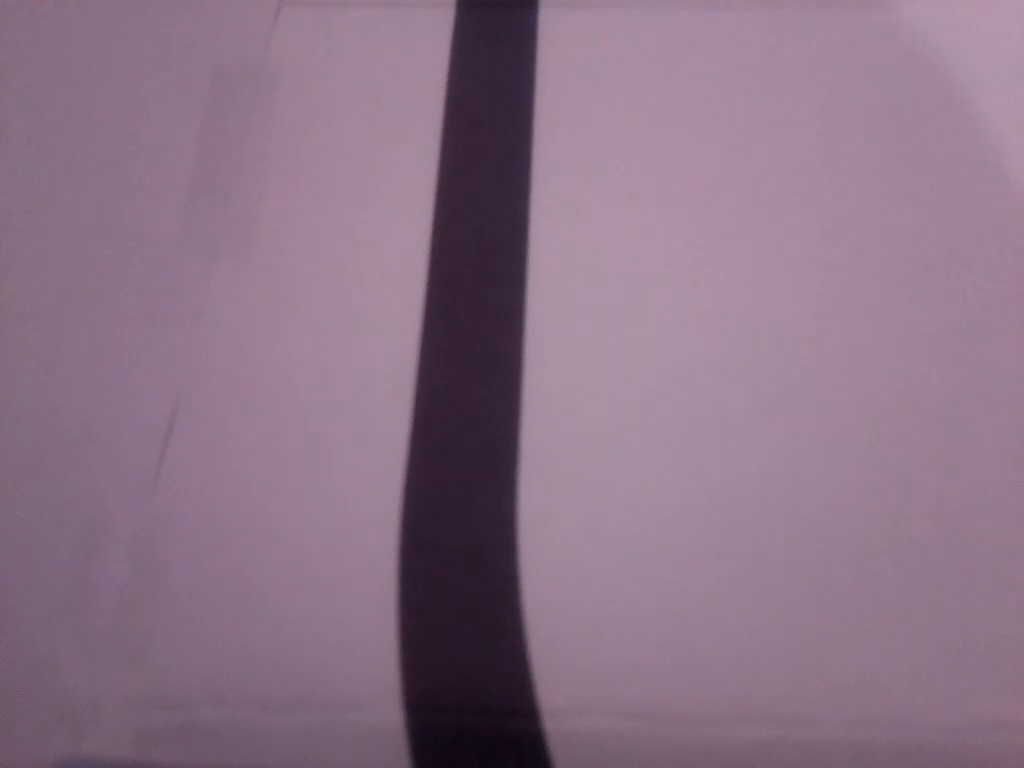
#> input picture frame 59 of lineFollowing/vids/VideoCapture01.mp4, 1024 x 768 px
$ python LineDetectionModule.py
#> lines starting #> are read from the running program, lines starting #| are printed output that depends on the picture; after the words box and inside, x2 and y2 are one past the last pixel; in counts of white or black regions, pixels touching at a corner belong together
### code/utils.py
import cv2
import numpy as np


def thresholding(img):
    imgHsv = cv2.cvtColor(img, cv2.COLOR_BGR2HSV)
    lowerWhite = np.array([0, 0, 0])
    upperWhite = np.array([179, 70, 255])
    maskWhite = cv2.inRange(img, lowerWhite, upperWhite)
    cv2.imshow("Vid", maskWhite)
    return maskWhite


def warpImg(img, points, w, h):
    pts1 = np.float32(points)
    pts2 = np.float32([[0, 0], [w, 0], [0, h], [w, h]])
    matrix = cv2.getPerspectiveTransform(pts1, pts2)
    imgWarp = cv2.warpPerspective(img, matrix, (w, h))
    return imgWarp


def getHistogram(img, minPer = .1, display = False, region = 1):
    if region == 1:
        # Sum of the values of the pixels on the same column
        histValues = np.sum(img, axis = 0)
    else:
        # Sum of the values of the pixels on the same column for the first rows of the img
        # Var region used to know how many rows
        # Cropping the img
        histValues = np.sum(img[0 : (img.shape[0] // region),:], axis=0)

    maxValue = np.max(histValues)
    # Min val of color for each pixel, in order to delete random gray noises and have a clean path
    # minPer = percentage of maxValue under wich the pixel is discarded, default value = 10%
    minValue = minPer * maxValue

    # Return the sum of the columns that have pixels of the path
    indexArray = np.where(histValues >= minValue)
    # Point in the middle of the histogram
    basePoint = int(np.average(indexArray))

    # Displays histogram only if told in the function call
    if display:
        imgHist = np.zeros((img.shape[0], img.shape[1], 3), np.uint8)
        for x, intensity in enumerate(histValues):
            # Hist line plotting
            cv2.line(imgHist, (x, img.shape[0]), (x, img.shape[0] - intensity // 255 // region), (255, 0, 255), 1)
            # Base point plotting
            cv2.circle(imgHist, (basePoint, img.shape[0]), 20, (0, 255, 255), cv2.FILLED)
        return basePoint, imgHist

    return basePoint

### code/LineDetectionModule.py
import cv2
import numpy as np
import utils


curveList = []
avgVal = 10 # Max number of elements in curveList


# Line filtering
def getLaneCurve(img):

    # Step 1
    imgThres = utils.thresholding(img)

    # Step 2
    h, w, c = img.shape
    # Values from WarpingPointsCalculation.py, use to calibrate
    xy = np.array([136, 85, 92, 233])
    wT = img.shape[1]    # Screen width
    # Warp points determination from xy array's values
    points = np.float32([(xy[0], xy[1]), (wT-xy[0], xy[1]),
                      (xy[2] , xy[3] ), (wT-xy[2], xy[3])])
    imgWarp = utils.warpImg(imgThres, points, w, h) # Warp the img

    # Step 3
    middlePoint, imgHist = utils.getHistogram(imgWarp, display = True, minPer = .5, region = 2)
    curveAveragePoint, imgHist = utils.getHistogram(imgWarp, display = True, minPer = .5)
    curveRaw = curveAveragePoint - middlePoint

    # Step 4: Averaging
    curveList.append(curveRaw)
    if len(curveList) > avgVal:
        curveList.pop(0)
    curve = int(sum(curveList) / len(curveList))

    # Normalization: taking the value in the range frm -1 to +1
    curve = curve / 100
    if curve > 1: curve == 1
    elif curve < -1: curve == -1

    cv2.imshow("Thres", imgThres)
    cv2.imshow("Warp", imgWarp)
    cv2.imshow("Hist", imgHist)

    return curve


# Check if this is the main module
if __name__ == '__main__':
    cap = cv2.VideoCapture(r"C:\Users\giovi\Desktop\RoboCup\Sync\myCode\lineFollowing\vids\VideoCapture01.mp4")
    while True:
        success, img = cap.read()
#> img is the input picture: shape (768, 1024, 3); mean B, G, R 134.9, 114.4, 139.5
        img = cv2.resize(img, (480, 240))   # Change resolution to 480 x 240 px
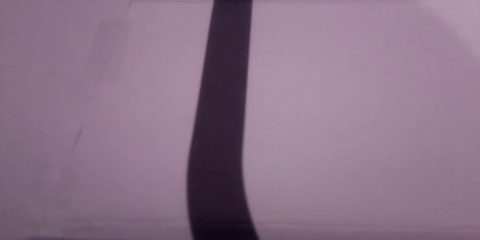
#> img: shape (240, 480, 3); mean B, G, R 134.9, 114.4, 139.5
        getLaneCurve(img)
#> in thresholding, `imgHsv = cv2.cvtColor(img, cv2.COLOR_BGR2HSV)`: imgHsv: shape (240, 480, 3); mean H, S, V 155.1, 49.9, 139.7
#> in thresholding, `maskWhite = cv2.inRange(img, lowerWhite, upperWhite)`:
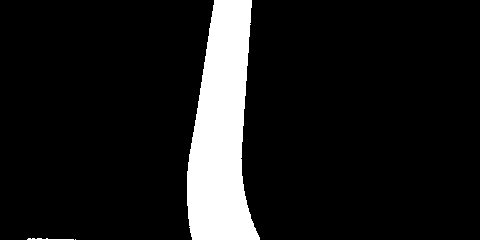
#> maskWhite: shape (240, 480); 10.5% white; 3 white regions (1 under 20 px), largest, box (x1, y1, x2, y2) and area: (187, 0, 260, 240) 11988, (27, 238, 74, 240) 60
#> in warpImg, `imgWarp = cv2.warpPerspective(img, matrix, (w, h))`:
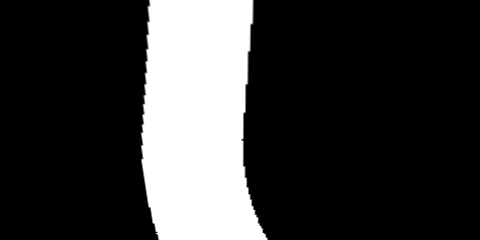
#> imgWarp: shape (240, 480); min 0, max 255, mean 54.5
#> in getHistogram, `histValues = np.sum(img[0 : (img.shape[0] // region),:], axis=0)`: histValues = 480 values, max 30600 at index 151, min 0 at index 0, mean 6516.3
#> in getHistogram, `maxValue = np.max(histValues)`: maxValue = 30600
#> in getHistogram, `minValue = minPer * maxValue`: minValue = 15300
#> in getHistogram, `basePoint = int(np.average(indexArray))`: basePoint = 197
#> after the loop in getHistogram, `for x, intensity in enumerate(histValues):`:
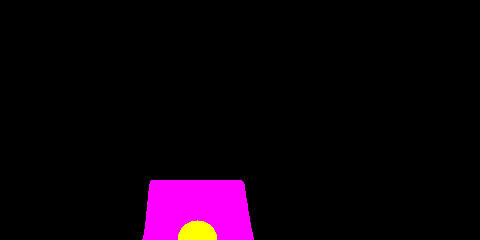
#> imgHist: shape (240, 480, 3); mean of channels 0, 1, 2 12.2, 1.3, 13.6; drawn as B, G, R
#> call 2 of getHistogram, with minPer = 0.5, display = True, region = 1
#> in getHistogram (call 2), `histValues = np.sum(img, axis = 0)`: histValues = 480 values, max 61200 at index 161, min 0 at index 0, mean 13072.1
#> in getHistogram (call 2), `maxValue = np.max(histValues)`: maxValue = 61200
#> in getHistogram (call 2), `minValue = minPer * maxValue`: minValue = 30600
#> in getHistogram (call 2), `basePoint = int(np.average(indexArray))`: basePoint = 196
#> after the loop in getHistogram (call 2), `for x, intensity in enumerate(histValues):`:
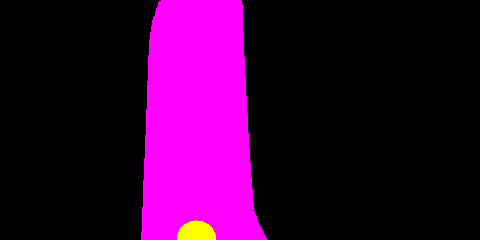
#> imgHist: shape (240, 480, 3); mean of channels 0, 1, 2 53.1, 1.3, 54.4; drawn as B, G, R
#> in getLaneCurve, `curveRaw = curveAveragePoint - middlePoint`: curveRaw = -1
#> in getLaneCurve, `curve = curve / 100`: curve = -0.01

        cv2.imshow("Vid", img)  # Output the current frame
        cv2.waitKey(1)  # 1ms delay

$ run again, starting later in the video
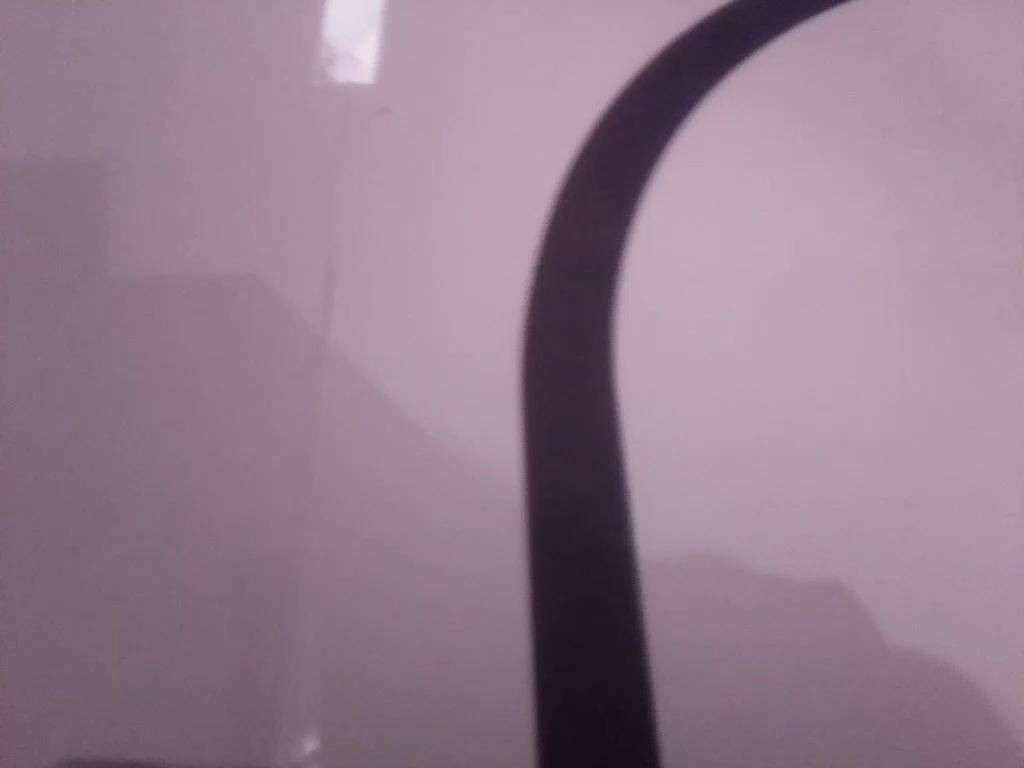
#> input picture frame 267 of lineFollowing/vids/VideoCapture01.mp4, 1024 x 768 px
#> img is the input picture: shape (768, 1024, 3); mean B, G, R 142.6, 125.5, 147.5
#> img: shape (240, 480, 3)
#> imgHsv: shape (240, 480, 3); mean H, S, V 156.5, 42.1, 147.8
#> maskWhite: shape (240, 480); 9.3% white; 3 white regions (1 under 20 px), largest, box (x1, y1, x2, y2) and area: (246, 0, 396, 240) 10671, (28, 238, 76, 240) 88
#> in getHistogram, `histValues = np.sum(img[0 : (img.shape[0] // region),:], axis=0)`: histValues = 480 values, max 30600 at index 268, min 0 at index 0, mean 5448
#> maxValue = 30600
#> minValue = 15300
#> basePoint = 295
#> after the loop in getHistogram, `for x, intensity in enumerate(histValues):`:
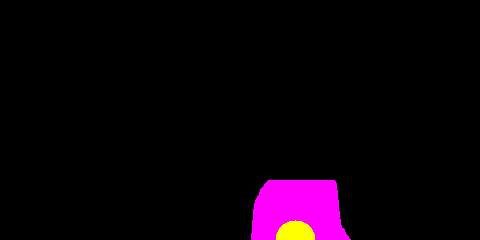
#> imgHist: shape (240, 480, 3); mean of channels 0, 1, 2 10, 1.3, 11.3; drawn as B, G, R
#> in getHistogram (call 2), `histValues = np.sum(img, axis = 0)`: histValues = 480 values, max 61200 at index 268, min 0 at index 0, mean 11271.1
#> maxValue = 61200
#> minValue = 30600
#> basePoint = 298
#> after the loop in getHistogram (call 2), `for x, intensity in enumerate(histValues):`:
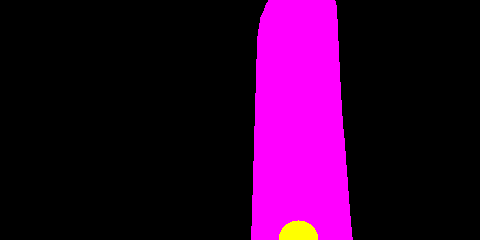
#> imgHist: shape (240, 480, 3); mean of channels 0, 1, 2 45.6, 1.3, 46.9; drawn as B, G, R
#> curveRaw = 3
#> in getLaneCurve, `curve = curve / 100`: curve = 0.03

$ run again, starting later in the video
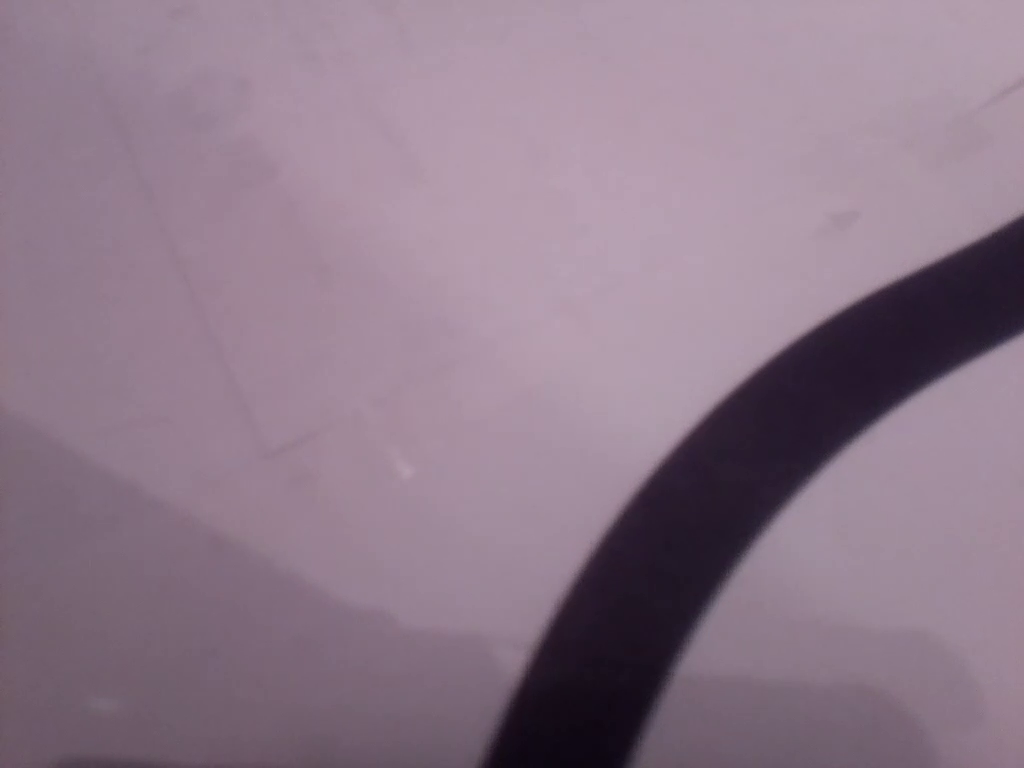
#> input picture frame 475 of lineFollowing/vids/VideoCapture01.mp4, 1024 x 768 px
#> img is the input picture: shape (768, 1024, 3); mean B, G, R 138, 121.6, 141.9
#> img: shape (240, 480, 3)
#> imgHsv: shape (240, 480, 3); mean H, S, V 155.4, 42.8, 142.4
#> maskWhite: shape (240, 480); 10.6% white; 2 white regions, box (x1, y1, x2, y2) and area: (223, 68, 480, 240) 12146, (27, 237, 79, 240) 103
#> in getHistogram, `histValues = np.sum(img[0 : (img.shape[0] // region),:], axis=0)`: histValues = 480 values from 0 to 13448
#> maxValue = 13448
#> minValue = 6724
#> basePoint = 451
#> after the loop in getHistogram, `for x, intensity in enumerate(histValues):`:
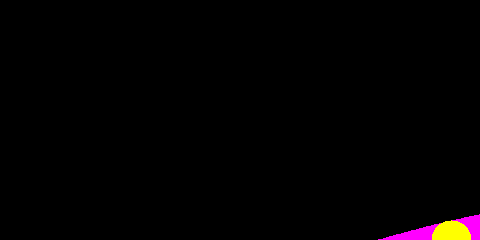
#> imgHist: shape (240, 480, 3); mean of channels 0, 1, 2 1.8, 1.3, 3.1; drawn as B, G, R
#> in getHistogram (call 2), `histValues = np.sum(img, axis = 0)`: histValues = 480 values, max 24739 at index 341, min 0 at index 0, mean 9453.1
#> maxValue = 24739
#> minValue = 12369.5
#> basePoint = 375
#> after the loop in getHistogram (call 2), `for x, intensity in enumerate(histValues):`:
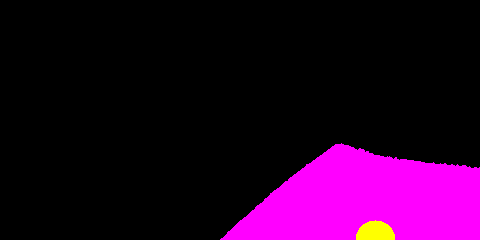
#> imgHist: shape (240, 480, 3); mean of channels 0, 1, 2 37.8, 1.3, 39.1; drawn as B, G, R
#> curveRaw = -76
#> in getLaneCurve, `curve = curve / 100`: curve = -0.76
